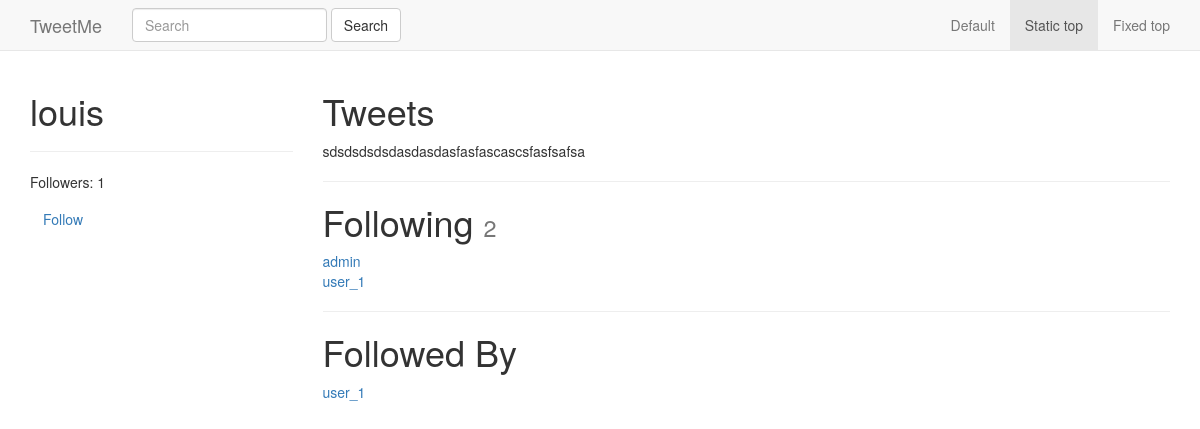
Before: /louis/ (signed in) with the older database file.
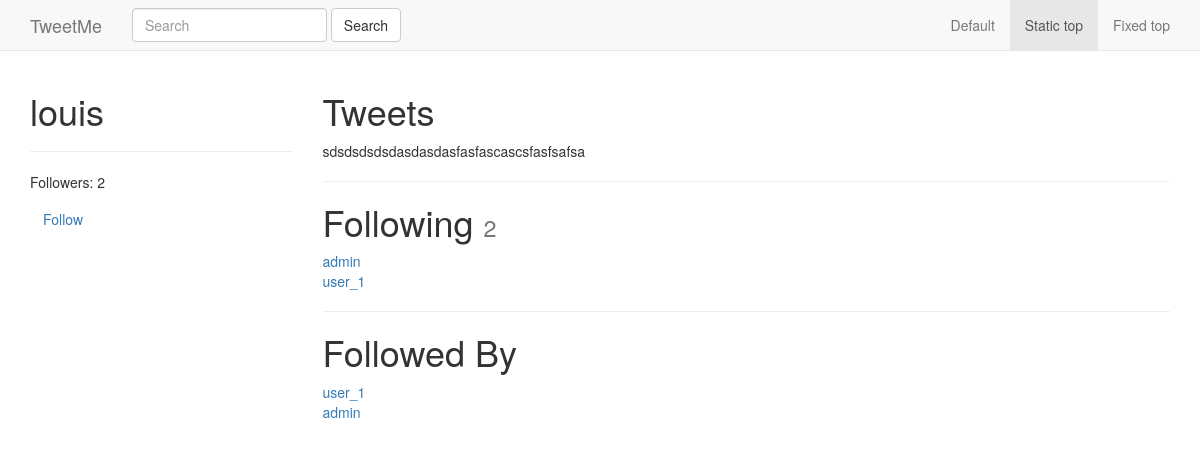
After: the same page with the newer database file.
### tweets/models.py (models this page shows, shortened)
class Tweet(models.Model):
	user 			= models.ForeignKey(User)
	content 		= models.CharField(max_length=140, validators=[validate_content])
	updated 		= models.DateTimeField(auto_now=True)
	timestamp		= models.DateTimeField(auto_now_add=True)
	def __str__(self):
		return self.content
	class Meta:
		ordering = ['-updated', '-timestamp']

### accounts/models.py (models this page shows, shortened)
class UserProfile(models.Model):
	user 		= models.OneToOneField(User, related_name='profile')
	following 	= models.ManyToManyField(User, blank=True, related_name='followed_by')
	objects 	= UserProfileManager()
	def get_following(self):
		users = self.following.all()
		return users.exclude(username=self.user.username)
	def get_follow_url(self):
		return reverse_lazy("profiles:follow", kwargs={"username":self.user.username})

### accounts/views.py (the view)
# urls.py: url(r'^(?P<username>[\w.@+-]+)/$', UserDetailView.as_view(), name='detail'),
class UserDetailView(DetailView):
	template_name = 'accounts/user_detail.html'
	queryset = User.objects.all()
	def get_object(self):
		return get_object_or_404(User, username__iexact=self.kwargs.get("username"))
	def get_context_data(self, *args, **kwargs):
		context = super(UserDetailView, self).get_context_data(*args, **kwargs)
		following = UserProfile.objects.is_following(self.request.user, self.get_object())
		context['following'] = following
		return context

### accounts/models.py (called while the page is built)
	def all(self):
		qs = self.get_queryset().all()
		try:
			if self.instance:
				qs = qs.exclude(user=self.instance)
			return qs
		except:
			pass
		return qs

	def is_following(self, user, followed_by_user):
		user_profile, created = UserProfile.objects.get_or_create(user=user)
		if created:
			return False
		if followed_by_user in user_profile.following.all():
			return True
		return False

### accounts/templates/accounts/user_detail.html
{% extends 'base.html' %}
{% block content %}
<div class="row">
	<div class="col-sm-3 col-xs-12">
		<h1>{{ object.username }}</h1>
		<hr/>
		<p>Followers: {{ object.followed_by.all.count }}</p>
		<p><a class='btn btn-link' href='{{ object.profile.get_follow_url }}'>{% if following %}Unfollow{% else %}Follow{% endif %}</a></p>
	</div>
	<div class="col-sm-9">
		<h1>Tweets</h1>
		{% for tweet in object.tweet_set.all %}
			{{ tweet }}<br/>
		{% endfor %}
		<hr/>
		<h1>Following <small>{{ object.profile.get_following.count }}</small></h1>
		{% for user in object.profile.get_following %}
			<a href='/{{ user.username }}'>{{ user.username }}</a><br/>
		{% empty %}
			<h4>Not following any users</h4>
		{% endfor %}
		<hr/>
		<h1>Followed By</h1>
		{% for profile in object.followed_by.all %}
			<a href='/{{ profile.user.username }}'>{{ profile.user.username }}</a><br/>
		{% empty %}
			<h4>Not followed by any users</h4>
		{% endfor %}
	</div>
</div>
{% endblock content %}

### templates/base.html (shortened to what this page needs)
{% load static %}
<!DOCTYPE html>
<html lang="en">
  <head>
    <link href="{% static 'css/bootstrap.min.css' %}" rel="stylesheet">
    {% include 'navbar.html' %}
  </head>
  <body>
    <div class="container">
      {% block content %}
      {% endblock content %}
    </div>
  </body>
</html>

### templates/navbar.html (shortened to what this page needs)
<nav class="navbar navbar-default navbar-static-top">
  <div class="container">
    <div class="navbar-header">
      <a class="navbar-brand" href="{% url 'home' %}">TweetMe</a>
    </div>
    {% include 'tweets/search_form.html' %}
    <div id="navbar" class="navbar-collapse collapse">
      <ul class="nav navbar-nav navbar-right">
        <li><a href="../navbar/">Default</a></li>
        <li class="active"><a href="./">Static top <span class="sr-only">(current)</span></a></li>
        <li><a href="../navbar-fixed-top/">Fixed top</a></li>
      </ul>
    </div>
  </div>
</nav>

### tweets/templates/tweets/search_form.html
<form id='navbar-search-form' class="navbar-form navbar-left" method='GET' action='{% url "tweet:list" %}'>
	<div class="form-group">
		<input class="form-control" type="text" name="q" placeholder="Search" value='{{ request.GET.q }}'/>
	</div>
	<button type="submit" class="btn btn-default">Search</button>
</form>

Changed rows visible on the page:
added UserProfile: user.username "admin"
Other visible differences:
{{ object.followed_by.all.count }}: "1" → "2"
